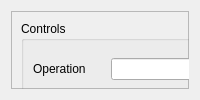
                  <widget class="QWidget" name="tab_dcdc2">
                   <attribute name="title">
                    <string>DCDC_2</string>
                   </attribute>
                   <layout class="QGridLayout" name="gridLayout_12">
                    <item row="0" column="0">
                     <widget class="QFrame" name="frame_10">
                      <property name="frameShape">
                       <enum>QFrame::StyledPanel</enum>
                      </property>
                      <property name="frameShadow">
                       <enum>QFrame::Raised</enum>
                      </property>
                      <widget class="QGroupBox" name="groupBox_warnings_2">
                       <property name="geometry">
                        <rect>
                         <x>260</x>
                         <y>218</y>
                         <width>131</width>
                         <height>93</height>
                        </rect>
                       </property>
                       <property name="title">
                        <string>Warnings</string>
                       </property>
                       <widget class="QTextEdit" name="textEdit_warnings_2">
                        <property name="geometry">
                         <rect>
                          <x>13</x>
                          <y>20</y>
                          <width>111</width>
                          <height>64</height>
                         </rect>
                        </property>
                        <property name="readOnly">
                         <bool>true</bool>
                        </property>
                       </widget>
                      </widget>
                      <widget class="QGroupBox" name="groupBox_measures_2">
                       <property name="geometry">
                        <rect>
                         <x>397</x>
                         <y>10</y>
                         <width>271</width>
                         <height>301</height>
                        </rect>
                       </property>
                       <property name="title">
                        <string>Measurements</string>
                       </property>
                       <widget class="QTextEdit" name="textEdit_measures_2">
                        <property name="geometry">
                         <rect>
                          <x>10</x>
                          <y>20</y>
                          <width>251</width>
                          <height>271</height>
                         </rect>
                        </property>
                        <property name="font">
                         <font>
                          <pointsize>9</pointsize>
                          <weight>75</weight>
                          <bold>true</bold>
                         </font>
                        </property>
                        <property name="readOnly">
                         <bool>true</bool>
                        </property>
                       </widget>
                      </widget>
                      <widget class="QGroupBox" name="groupBox_errors2_2">
                       <property name="geometry">
                        <rect>
                         <x>260</x>
                         <y>114</y>
                         <width>131</width>
                         <height>98</height>
                        </rect>
                       </property>
                       <property name="title">
                        <string>Errors 2</string>
                       </property>
                       <widget class="QTextEdit" name="textEdit_errors2_2">
                        <property name="geometry">
                         <rect>
                          <x>13</x>
                          <y>20</y>
                          <width>111</width>
                          <height>64</height>
                         </rect>
                        </property>
                        <property name="readOnly">
                         <bool>true</bool>
                        </property>
                       </widget>
                      </widget>
                      <widget class="QGroupBox" name="groupBox_errors1_2">
                       <property name="geometry">
                        <rect>
                         <x>260</x>
                         <y>10</y>
                         <width>131</width>
                         <height>98</height>
                        </rect>
                       </property>
                       <property name="title">
                        <string>Errors 1</string>
                       </property>
                       <widget class="QTextEdit" name="textEdit_errors1_2">
                        <property name="geometry">
                         <rect>
                          <x>13</x>
                          <y>20</y>
                          <width>111</width>
                          <height>64</height>
                         </rect>
                        </property>
                        <property name="readOnly">
                         <bool>true</bool>
                        </property>
                       </widget>
                      </widget>
                      <widget class="QGroupBox" name="groupBox_control_2">
                       <property name="geometry">
                        <rect>
                         <x>10</x>
                         <y>10</y>
                         <width>241</width>
                         <height>301</height>
                        </rect>
                       </property>
                       <property name="title">
                        <string>Controls</string>
                       </property>
                       <layout class="QGridLayout" name="gridLayout_26">
                        <item row="0" column="0">
                         <widget class="QLabel" name="label_op_mode_2">
                          <property name="text">
                           <string>Operation</string>
                          </property>
                         </widget>
                        </item>
                        <item row="0" column="1">
                         <widget class="QLineEdit" name="lineEdit_op_mode_2">
                          <property name="readOnly">
                           <bool>true</bool>
                          </property>
                         </widget>
                        </item>
                        <item row="1" column="0">
                         <widget class="QLabel" name="label_con_mode_2">
                          <property name="text">
                           <string>Mode</string>
                          </property>
                         </widget>
                        </item>
                        <item row="1" column="1">
                         <widget class="QLineEdit" name="lineEdit_con_mode_2">
                          <property name="readOnly">
                           <bool>true</bool>
                          </property>
                         </widget>
                        </item>
                        <item row="2" column="0">
                         <widget class="QLabel" name="label_con_type_2">
                          <property name="text">
                           <string>Type</string>
                          </property>
                         </widget>
                        </item>
                        <item row="2" column="1">
                         <widget class="QLineEdit" name="lineEdit_con_type_2">
                          <property name="readOnly">
                           <bool>true</bool>
                          </property>
                         </widget>
                        </item>
                        <item row="3" column="0">
                         <widget class="QLabel" name="label_setpoint_2">
                          <property name="text">
                           <string>Set Point</string>
                          </property>
                         </widget>
                        </item>
                        <item row="3" column="1">
                         <widget class="QLineEdit" name="lineEdit_setpoint_2">
                          <property name="readOnly">
                           <bool>true</bool>
                          </property>
                         </widget>
                        </item>
                        <item row="4" column="0">
                         <widget class="QLabel" name="label_limit_type_2">
                          <property name="text">
                           <string>Limit Type</string>
                          </property>
                         </widget>
                        </item>
                        <item row="4" column="1">
                         <widget class="QLineEdit" name="lineEdit_limit_type_2">
                          <property name="readOnly">
                           <bool>true</bool>
                          </property>
                         </widget>
                        </item>
                        <item row="5" column="0">
                         <widget class="QLabel" name="label_cur_limit_2">
                          <property name="text">
                           <string>Current Limit</string>
                          </property>
                         </widget>
                        </item>
                        <item row="5" column="1">
                         <widget class="QLineEdit" name="lineEdit_cur_limit_2">
                          <property name="readOnly">
                           <bool>true</bool>
                          </property>
                         </widget>
                        </item>
                        <item row="6" column="0">
                         <widget class="QLabel" name="label_clamp_status_2">
                          <property name="text">
                           <string>Clamp Status</string>
                          </property>
                         </widget>
                        </item>
                        <item row="6" column="1">
                         <widget class="QLineEdit" name="lineEdit_clamp_status_2">
                          <property name="readOnly">
                           <bool>true</bool>
                          </property>
                         </widget>
                        </item>
                       </layout>
                      </widget>
                     </widget>
                    </item>
                   </layout>
                  </widget>
